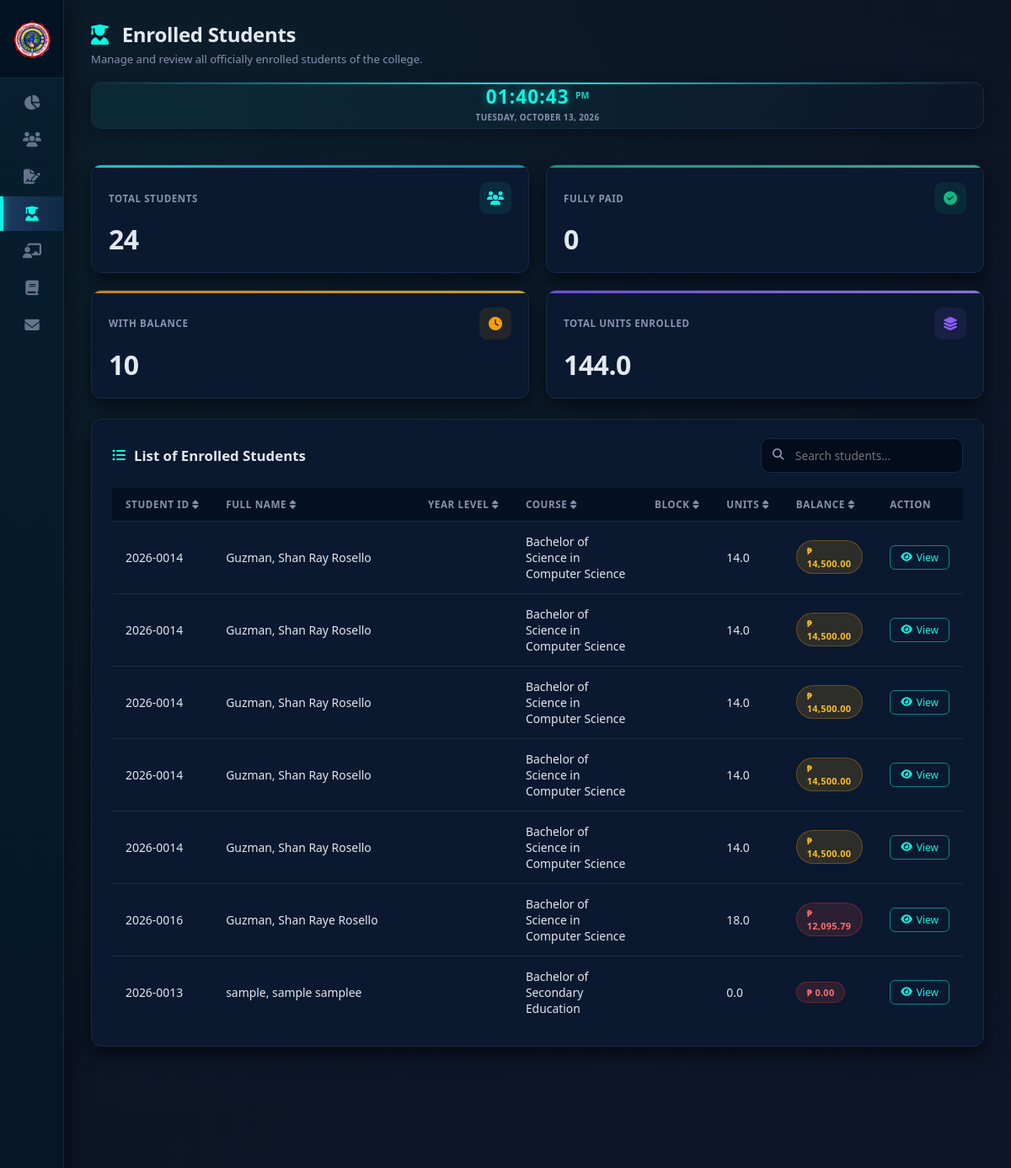
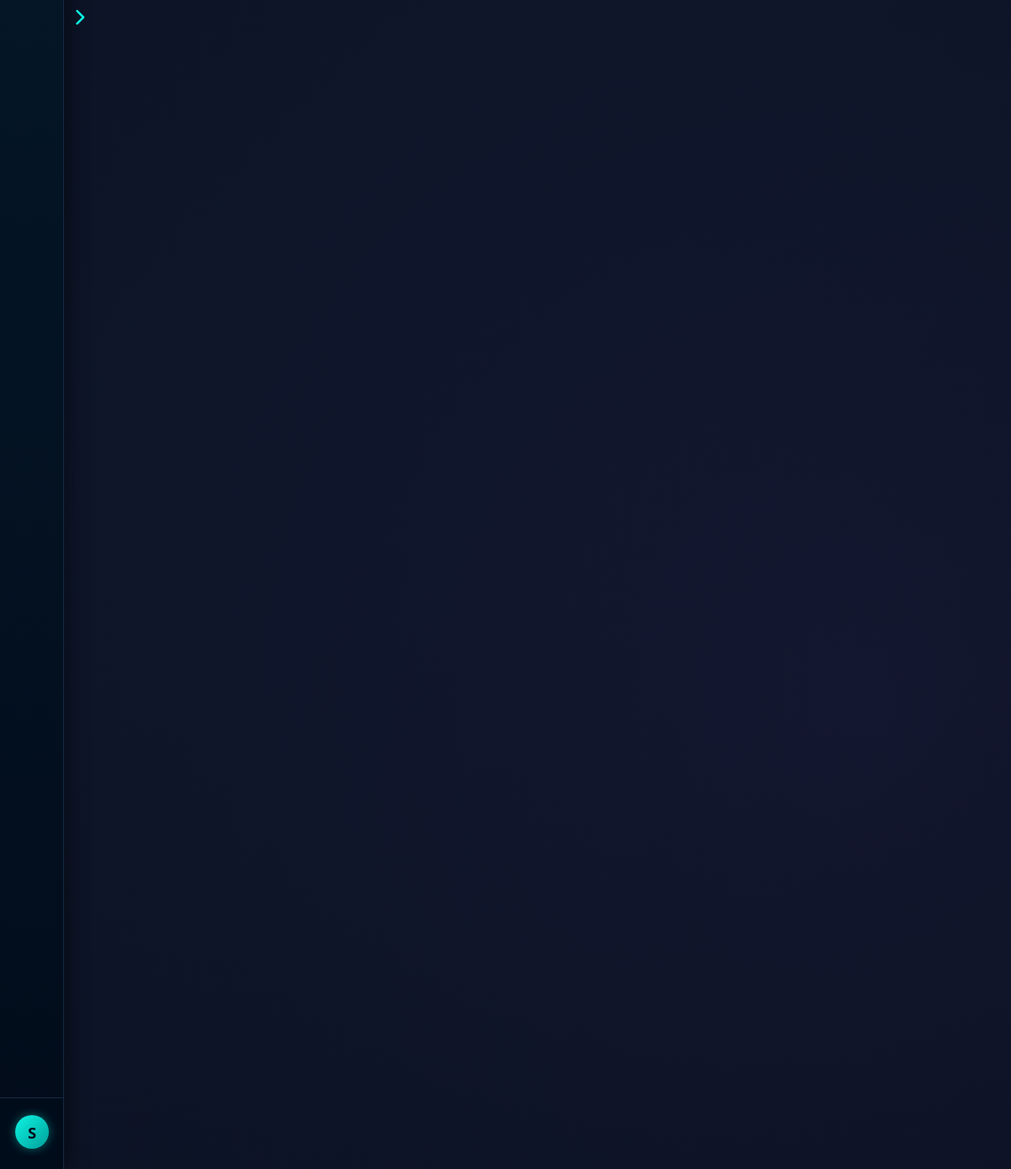
The page /backend/AdminDB/enrolled.php (signed in) on the database its author committed (2 pictures, top to bottom).
### tables this page shows
CREATE TABLE `enrolled` (
  `student_id` int(11) NOT NULL,
  `student_code` varchar(20) DEFAULT NULL,
  `firstname` varchar(25) NOT NULL,
  `middlename` varchar(25) NOT NULL,
  `lastname` varchar(25) NOT NULL,
  `suffix` varchar(25) NOT NULL,
  `gender` varchar(10) NOT NULL,
  `birthday` date NOT NULL,
  `birthplace` varchar(200) NOT NULL,
  `citizenship` varchar(50) NOT NULL,
  `civilstatus` varchar(25) NOT NULL,
  `employment` varchar(50) NOT NULL,
  `mother` varchar(200) NOT NULL,
  `mphone_number` varchar(11) NOT NULL,
  `father` varchar(200) NOT NULL,
  `fphone_number` varchar(15) NOT NULL,
  `guardian` varchar(200) NOT NULL,
  `gphone_number` varchar(15) NOT NULL,
  `course` varchar(150) NOT NULL,
  `major` varchar(25) NOT NULL,
  `school_address` varchar(200) NOT NULL,
  `academic_year` varchar(200) NOT NULL,
  `scholarship` varchar(50) NOT NULL,
  `full_address` varchar(200) NOT NULL,
  `mobile_number` varchar(11) NOT NULL,
  `email` varchar(200) NOT NULL,
  `ip_address` varchar(45) DEFAULT NULL,
  `last_login` datetime DEFAULT NULL,
  `status` enum('online','offline') DEFAULT 'offline',
  `enrollment_status` enum('pending','approved','declined') DEFAULT 'pending',
  `payment_proof` varchar(255) DEFAULT NULL,
  `requirements_files` text DEFAULT NULL,
  `created_at` timestamp NOT NULL DEFAULT current_timestamp(),
  `subjects_json` text DEFAULT NULL,
  `assessment_json` text DEFAULT NULL,
  `year_level` varchar(50) DEFAULT '',
  `block` varchar(50) DEFAULT '',
  `initial_payment_amount` decimal(12,2) NOT NULL DEFAULT 0.00,
  `initial_payment_method` varchar(50) DEFAULT '',
  `initial_payment_date` date DEFAULT NULL,
  `initial_payment_or` varchar(30) DEFAULT '',
  `initial_payment_gcash` varchar(30) DEFAULT ''
);

### backend/AdminDB/enrolled.php (the view, shortened to what this page needs)
<?php
require 'db.php';
$admin_name = htmlspecialchars($_SESSION['admin_name'] ?? $_SESSION['admin_user']);
function safeQuery($conn, $sql) {
    try {
        return $conn->query($sql);
    } catch (Throwable $e) {
        error_log("safeQuery failed: " . $e->getMessage() . " | SQL: " . $sql);
        return false;
    }
}
function parseMoney($v) {
    $clean = preg_replace('/[^0-9.\-]/', '', (string)$v);
    return (float)$clean;
}
$students = [];
$hasStatusCol = false;
$statusCheck = safeQuery($conn, "SHOW COLUMNS FROM enrolled LIKE 'enrollment_status'");
if ($statusCheck && $statusCheck->num_rows > 0) {
    $hasStatusCol = true;
}
$studentQuery = $hasStatusCol
    ? "SELECT * FROM enrolled WHERE enrollment_status = 'approved' ORDER BY student_id DESC"
    : "SELECT * FROM enrolled ORDER BY student_id DESC";
$res = safeQuery($conn, $studentQuery);
if ($res) {
    while ($row = $res->fetch_assoc()) {
        $subjects = [];
        if (!empty($row['subjects_json'])) {
            $d = json_decode($row['subjects_json'], true);
            if (is_array($d)) $subjects = $d;
        }
        $assessment = [];
        if (!empty($row['assessment_json'])) {
            $d = json_decode($row['assessment_json'], true);
            if (is_array($d)) $assessment = $d;
        }
        $totalUnits    = 0.0;
        $bridgingUnits = 0.0;
        $nstpUnits     = 0.0;
        foreach ($subjects as $s) {
            $u = (float)($s['units'] ?? 0);
            $totalUnits += $u;
            $code = strtoupper($s['code'] ?? '');
            if (strpos($code, 'NSTP') !== false)     $nstpUnits += $u;
        }
        $totalAssessment = parseMoney($assessment['total'] ?? 0);
        if ($totalAssessment <= 0) {
            $totalAssessment = parseMoney($assessment['tuition_fee'] ?? 0)
                             + parseMoney($assessment['academic'] ?? 0)
                             + parseMoney($assessment['computer'] ?? 0)
                             + parseMoney($assessment['misc_fee'] ?? 0)
                             + parseMoney($assessment['nstp'] ?? 0)
                             + parseMoney($assessment['others'] ?? 0);
        }
        $payments  = [];
        $totalPaid = 0.0;
        $studentCode = trim($row['student_code'] ?? '');
        if ($studentCode !== '') {
            try {
                $stmt = $conn->prepare("SELECT * FROM student_payments WHERE student_code = ? ORDER BY id ASC");
                if ($stmt) {
                    $stmt->bind_param("s", $studentCode);
                    $stmt->execute();
                    $pr = $stmt->get_result();
                    while ($p = $pr->fetch_assoc()) {
                        $p['payment_date'] = $p['payment_date'] ?? null;
                        $p['or_number']    = $p['or_number']    ?? '';
                        $p['purpose']      = $p['purpose']      ?? 'Payment';
                        $p['amount']       = $p['amount']       ?? 0;
                        $p['gcash_number'] = $p['gcash_number'] ?? '';
                        $payments[] = $p;
                        $totalPaid += (float)$p['amount'];
                    }
                }
            } catch (Throwable $e) {
            }
        }
        $balance = max(0, $totalAssessment - $totalPaid);
        $row['parsed_subjects']   = $subjects;
        $row['parsed_assessment'] = $assessment;
        $row['payments_list']     = $payments;
        $row['total_units']       = $totalUnits;
        $row['bridging_units']    = $bridgingUnits;
        $row['nstp_units']        = $nstpUnits;
        $row['total_assessment']  = $totalAssessment;
        $row['total_paid']        = $totalPaid;
        $row['balance']           = $balance;
        $students[] = $row;
    }
}
?>
<!doctype html>
<html lang="en">
<head>
  <link rel="stylesheet" href="https://cdnjs.cloudflare.com/ajax/libs/font-awesome/6.5.1/css/all.min.css" />
</head>
<body>
  <button class="sidebar-toggle" id="sidebarToggle" onclick="toggleSidebar(event)" title="Toggle Sidebar">
    <i class="fa-solid fa-chevron-right"></i>
  </button>
  <aside class="sidebar" id="sidebar">
    <div class="school-brand" onclick="pinSidebar(event)">
      <div class="school-logo">
        <img src="/WebDev_for_ProgLang/BackGroundimage/ICFLogo.png" alt="ICF Logo" />
      </div>
    </div>
    <ul class="nav-links">
      <li><a href="adminpanel.php" onclick="pinSidebar(event)"><span class="nav-icon"><i class="fa-solid fa-chart-pie"></i></span><span class="nav-label">Overview</span></a></li>
      <li><a href="users.php" onclick="pinSidebar(event)"><span class="nav-icon"><i class="fa-solid fa-users"></i></span><span class="nav-label">Users</span></a></li>
      <li><a href="enrollments.php" onclick="pinSidebar(event)"><span class="nav-icon"><i class="fa-solid fa-file-signature"></i></span><span class="nav-label">Enrollments</span></a></li>
      <li class="active"><a href="enrolled.php" onclick="pinSidebar(event)"><span class="nav-icon"><i class="fa-solid fa-user-graduate"></i></span><span class="nav-label">Enrolled</span></a></li>
      <li><a href="instructor.php" onclick="pinSidebar(event)"><span class="nav-icon"><i class="fa-solid fa-chalkboard-user"></i></span><span class="nav-label">Instructors</span></a></li>
      <li><a href="curriculum.php" onclick="pinSidebar(event)"><span class="nav-icon"><i class="fa-solid fa-book"></i></span><span class="nav-label">Curriculum</span></a></li>
      <li><a href="received-mail.php" onclick="pinSidebar(event)"><span class="nav-icon"><i class="fa-solid fa-envelope"></i></span><span class="nav-label">Received Mail</span></a></li>
    </ul>
    <div class="sidebar-footer">
      <div class="admin-profile-card" id="adminProfileToggle" onclick="onAdminProfileClick(event)">
        <div class="admin-avatar"><?php echo strtoupper(substr($admin_name, 0, 1)); ?></div>
      </div>
    </div>
  </aside>
  <main class="main-content" id="mainContent">
    <header class="top-header">
      <div class="top-header-left">
        <h1><i class="fa-solid fa-user-graduate"></i> Enrolled Students</h1>
        <p>Manage and review all officially enrolled students of the college.</p>
      </div>
      <div class="live-clock">
        <div>
          <span class="clock-time" id="liveClockTime">--:--:--</span>
          <span class="clock-ampm" id="liveClockAmPm">--</span>
        </div>
        <div class="clock-date" id="liveClockDate">Loading date...</div>
      </div>
    </header>
    <div class="cards-grid">
      <div class="metric-card">
        <div class="metric-top">
          <span class="metric-label">Total Students</span>
          <div class="metric-icon"><i class="fa-solid fa-users"></i></div>
        </div>
        <div class="metric-value" id="totalStudentsCard"><?php echo count($students); ?></div>
      </div>
      <div class="metric-card">
        <div class="metric-top">
          <span class="metric-label">Fully Paid</span>
          <div class="metric-icon"><i class="fa-solid fa-circle-check"></i></div>
        </div>
        <div class="metric-value" id="fullyPaidCard">0</div>
      </div>
      <div class="metric-card">
        <div class="metric-top">
          <span class="metric-label">With Balance</span>
          <div class="metric-icon"><i class="fa-solid fa-clock"></i></div>
        </div>
        <div class="metric-value" id="withBalanceCard">0</div>
      </div>
      <div class="metric-card">
        <div class="metric-top">
          <span class="metric-label">Total Units Enrolled</span>
          <div class="metric-icon"><i class="fa-solid fa-layer-group"></i></div>
        </div>
        <div class="metric-value" id="totalUnitsCard">0</div>
      </div>
    </div>
    <div class="table-card">
      <div class="table-header">
        <h2><i class="fa-solid fa-list-ul"></i> List of Enrolled Students</h2>
        <div class="search-container" style="position:relative;">
          <input type="text" id="userSearchInput" placeholder="Search students..." autocomplete="off"
            style="padding:10px 16px 10px 40px; background:var(--bg-deep-abyss); border:1px solid var(--border-teal); border-radius:10px; color:var(--text-high-contrast); font-size:0.85rem; outline:none; width:240px;" />
        </div>
      </div>
      <div class="table-wrapper">
        <table id="enrolledTable">
          <thead>
            <tr>
              <th class="sortable" onclick="sortTable(0)">Student ID <i class="fas fa-sort"></i></th>
              <th class="sortable" onclick="sortTable(1)">Full Name <i class="fas fa-sort"></i></th>
              <th class="sortable" onclick="sortTable(2)">Year Level <i class="fas fa-sort"></i></th>
              <th class="sortable" onclick="sortTable(3)">Course <i class="fas fa-sort"></i></th>
              <th class="sortable" onclick="sortTable(4)">Block <i class="fas fa-sort"></i></th>
              <th class="sortable" onclick="sortTable(5)">Units <i class="fas fa-sort"></i></th>
              <th class="sortable" onclick="sortTable(6)">Balance <i class="fas fa-sort"></i></th>
              <th class="no-sort">Action</th>
            </tr>
          </thead>
          <tbody id="enrolledTableBody">
            <?php foreach ($students as $s):
              $fullName = trim(($s['lastname'] ?? '') . ', ' . ($s['firstname'] ?? '') . ' ' . ($s['middlename'] ?? ''));
              $studentIdDisplay = !empty($s['student_code'])
                ? htmlspecialchars($s['student_code'])
                : '#STU-' . str_pad($s['student_id'] ?? 0, 4, '0', STR_PAD_LEFT);
              $balanceFormatted = '₱ ' . number_format($s['balance'], 2);
              if ($s['balance'] <= 0 && $s['total_assessment'] > 0) {
                $badgeClass = 'success';
              } elseif ($s['total_paid'] > 0) {
                $badgeClass = 'warning';
              } else {
                $badgeClass = 'danger';
              }
            ?>
            <tr data-record='<?php echo htmlspecialchars(json_encode($s), ENT_QUOTES, "UTF-8"); ?>'>
              <td><?php echo $studentIdDisplay; ?></td>
              <td><?php echo htmlspecialchars($fullName); ?></td>
              <td><?php echo htmlspecialchars($s['year_level'] ?? '—'); ?></td>
              <td><?php echo htmlspecialchars($s['course'] ?? '—'); ?></td>
              <td><?php echo htmlspecialchars($s['block'] ?? '—'); ?></td>
              <td><?php echo number_format($s['total_units'], 1); ?></td>
              <td><span class="badge <?php echo $badgeClass; ?>"><?php echo $balanceFormatted; ?></span></td>
              <td><button class="btn-action view" onclick="viewStudent(this)"><i class="fa-solid fa-eye"></i> View</button></td>
            </tr>
            <?php endforeach; ?>
          </tbody>
        </table>
      </div>
    </div>
  </main>
</body>
</html>

### rows shown on the page
enrolled: student_code "2026-0014", fullName "Guzman, Shan Ray Rosello", course "Bachelor of Science in Computer Science", total_units "14.0", balanceFormatted "₱ 14,500.00"
enrolled: student_code "2026-0014", fullName "Guzman, Shan Ray Rosello", course "Bachelor of Science in Computer Science", total_units "14.0", balanceFormatted "₱ 14,500.00"
enrolled: student_code "2026-0014", fullName "Guzman, Shan Ray Rosello", course "Bachelor of Science in Computer Science", total_units "14.0", balanceFormatted "₱ 14,500.00"
enrolled: student_code "2026-0014", fullName "Guzman, Shan Ray Rosello", course "Bachelor of Science in Computer Science", total_units "14.0", balanceFormatted "₱ 14,500.00"
enrolled: student_code "2026-0014", fullName "Guzman, Shan Ray Rosello", course "Bachelor of Science in Computer Science", total_units "14.0", balanceFormatted "₱ 14,500.00"
enrolled: student_code "2026-0016", fullName "Guzman, Shan Raye Rosello", course "Bachelor of Science in Computer Science", total_units "18.0", balanceFormatted "₱ 12,095.79"
enrolled: student_code "2026-0013", fullName "sample, sample samplee", course "Bachelor of Secondary Education", total_units "0.0", balanceFormatted "₱ 0.00"

### other values the page prints
substr($admin_name, 0, 1) "S"
count($students) "24"
